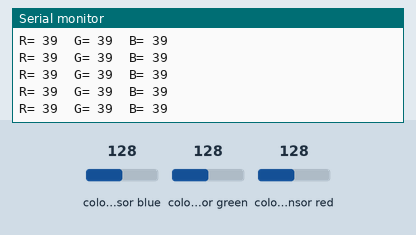
Simulated run of this sketch. Board: Arduino Mega 2560, built with avr-gcc and run on an emulated ATmega2560. Parts: the last lines printed to the serial monitor. Wiring (inferred from the names in the program): TCS3200 colour sensor: output pin 49; S2 pin 50; S3 pin 51; S0 pin 52; S1 pin 53. Inputs (shaded band) come from the test bench; at power-on: colour sensor blue 128, colour sensor green 128, colour sensor red 128.

Above: at 1.2 s.
1.3 s: colour sensor blue set to 5
At 1.9 s:
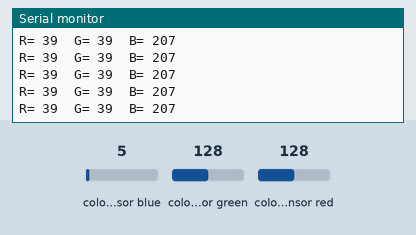
4.3 s: colour sensor green set to 5
At 4.8 s:
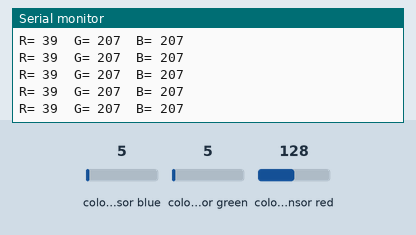
7.3 s: colour sensor red set to 191
At 8.1 s:
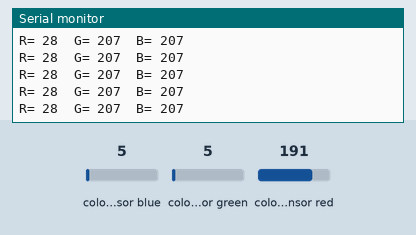
10.3 s: colour sensor green set to 128
At 10.8 s:
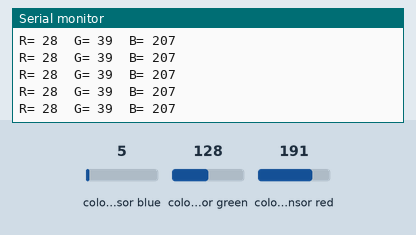

Measured:
- after the input at 1.3 s, the serial monitor: prints a new line at once (image 1)
- after the input at 4.3 s, the serial monitor: prints a new line at once (image 2)
- after the input at 7.3 s, the serial monitor: prints a new line at once (image 3)
- after the input at 10.3 s, the serial monitor: prints a new line at once (image 4)

The sketch:

color_sensing.ino
```cpp
    #define S0 52
    #define S1 53
    #define S2 50
    #define S3 51
    #define sensorOut 49
    int frequency = 0;

    void setup() {
      pinMode(S0, OUTPUT);
      pinMode(S1, OUTPUT);
      pinMode(S2, OUTPUT);
      pinMode(S3, OUTPUT);
      pinMode(sensorOut, INPUT);

      // Setting frequency-scaling to 20%
      digitalWrite(S0,HIGH);
      digitalWrite(S1,LOW);

      Serial.begin(9600);
    }
    void loop() {
      // Setting red filtered photodiodes to be read
      digitalWrite(S2,LOW);
      digitalWrite(S3,LOW);
      // Reading the output frequency
      frequency = pulseIn(sensorOut, LOW);
      // Printing the value on the serial monitor
      Serial.print("R= ");//printing name
      Serial.print(frequency);//printing RED color frequency
      Serial.print("  ");
      delay(15);
      // Setting Green filtered photodiodes to be read
      digitalWrite(S2,HIGH);
      digitalWrite(S3,HIGH);
      // Reading the output frequency
      frequency = pulseIn(sensorOut, LOW);
      // Printing the value on the serial monitor
      Serial.print("G= ");//printing name
      Serial.print(frequency);//printing RED color frequency
      Serial.print("  ");
      delay(15);
      // Setting Blue filtered photodiodes to be read
      digitalWrite(S2,LOW);
      digitalWrite(S3,HIGH);
      // Reading the output frequency
      frequency = pulseIn(sensorOut, LOW);
      // Printing the value on the serial monitor
      Serial.print("B= ");//printing name
      Serial.print(frequency);//printing RED color frequency
      Serial.println("  ");
    }
```
